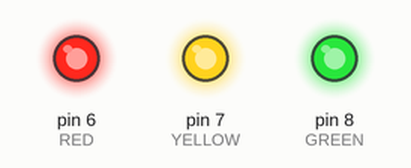
A sketch run on a simulated Arduino Uno, built with avr-gcc and run on an emulated ATmega328P. Parts: output pins drawn as LEDs (lit = HIGH).

Above: at 0.12 s.
At 2.37 s:
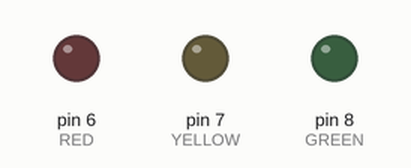
Timing chart, 0 to 3.0 s (numbered marks = the images above):
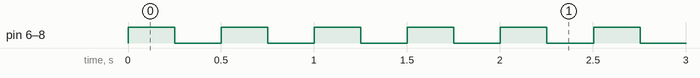

Measured:
- by itself, pin 6 (RED), pin 7 (YELLOW), pin 8 (GREEN): alternates HIGH for 0.25 s and LOW for 0.25 s

The sketch:

_1lightsBLINK.ino
```cpp
#include <Arduino_FreeRTOS.h>

#define RED     6
#define YELLOW  7
#define GREEN   8


void setup(){

  /*create tasks*/
  xTaskCreate(redLedControllerTask, "RED LED Task", 128, NULL, 1, NULL);
  xTaskCreate(yellowLedControllerTask, "YELLOW LED Task", 128, NULL, 1, NULL);
  xTaskCreate(greenLedControllerTask, "GREEN LED Task", 128, NULL, 1, NULL);
}

void redLedControllerTask(void *pvParameters){
  pinMode(RED, OUTPUT);
  while(1){
    digitalWrite(RED, digitalRead(RED)^1);
    delay(250);
  }
}

void yellowLedControllerTask(void *pvParameters){
  pinMode(YELLOW, OUTPUT);
  while(1){
    digitalWrite(YELLOW, digitalRead(YELLOW)^1);
    delay(250);
  }
}

void greenLedControllerTask(void *pvParameters){
  pinMode(GREEN, OUTPUT);
  while(1){
    digitalWrite(GREEN, digitalRead(GREEN)^1);
    delay(250);
  }
}


void loop(){

}
```
